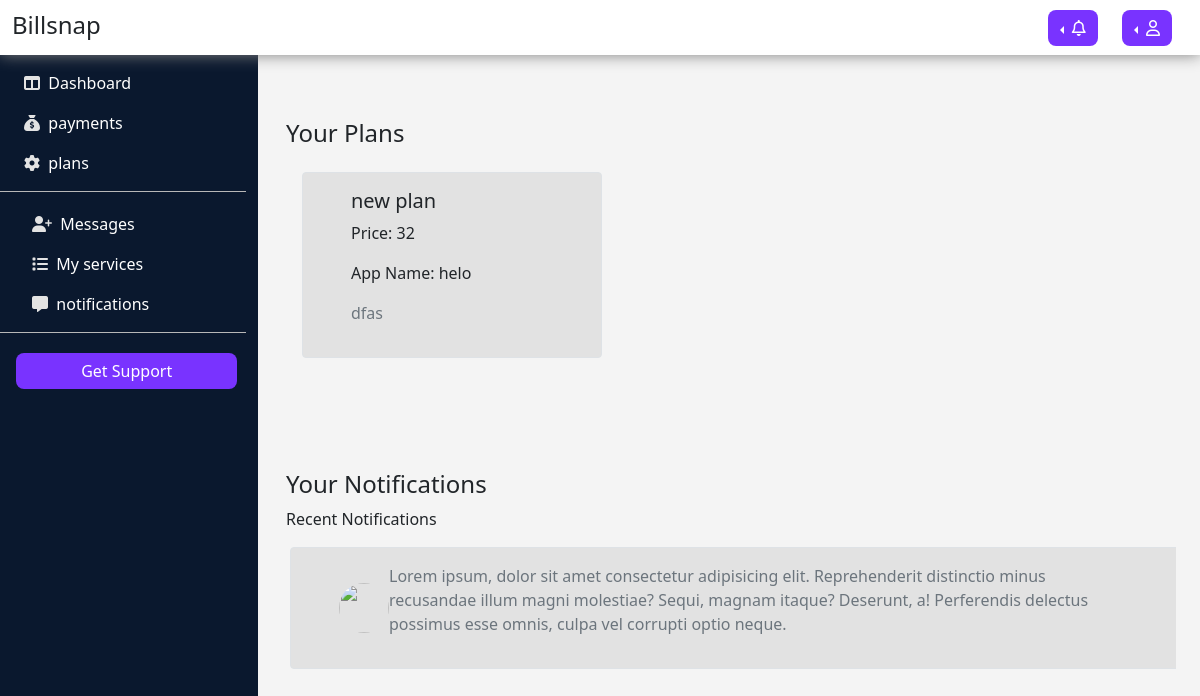
Page /customer-plans/ (signed in) on the committed database.
### plans/models.py (models this page shows, shortened)
class Plan(models.Model):
    slug = models.CharField(max_length=20, default=generate_code, editable=False)
    app = models.ForeignKey(applists, on_delete=models.CASCADE)
    title = models.CharField(max_length=200)
    price = models.IntegerField(default=0)
    description = models.TextField(max_length=800)
    duration = models.IntegerField(default=30, choices=[
            (30, '1 Month'),
            (180, '6 Months'),
            (364, '1 Year')
        ],
    )
    default_for_customer = models.BooleanField(default=False)

### apps/models.py (models this page shows, shortened)
class applists(models.Model):
    author= models.ForeignKey(User, on_delete=models.CASCADE)
    appname=models.CharField(verbose_name='App name',primary_key=True,max_length=50,unique=True,null=False)
    appimg=models.ImageField(upload_to = 'app_images',null=True,blank=True)
    date_published= models.DateTimeField(auto_now_add=True)
    date_modified = models.DateTimeField(auto_now=True)
    slug = models.SlugField(max_length=255, null=True, unique=True, editable=False)
    is_billing = models.BooleanField(default=True)
    def __str__(self):
        return str(self.slug)

### billapp/views.py (the view)
# urls.py: path('customer-plans/',views.customer_plans,name='customer-plans'),
def customer_plans(request):
    user_profile = Profile.objects.filter(user=request.user).first()
    plans = user_profile.plans.all()
    return render(request,'customerplans.html', {'plans':plans})

### templates/customerplans.html (shortened to what this page needs)
{% load static %}
<!DOCTYPE html>
<html lang="en" dir="ltr">
<head>
    <link href="https://cdn.jsdelivr.net/npm/bootstrap@5.1.3/dist/css/bootstrap.min.css" rel="stylesheet" />
    <link rel="stylesheet" href="https://cdnjs.cloudflare.com/ajax/libs/font-awesome/6.1.1/css/all.min.css" />
    <link rel="stylesheet" href="{% static 'dashboard/styles.css' %}" />
</head>
<body>
    <header>
        <nav class="navbar navbar-expand-lg fixed-top p-md-0">
            <div class="container-fluid">
                <a class="navbar-brand d-none d-md-block mt-1" href="#">
                    <h4 class="text-dark">Billsnap</h4>
                </a>
                <div class="d-flex ms-auto gap-4 pe-3">
                    <div class="btn-group dropstart">
                        <button type="button" class="btn btn-secondary dropdown-toggle" data-bs-toggle="dropdown"
                            aria-expanded="false">
                            <i class="fa-regular fa-bell"></i>
                        </button>
                    </div>
                    <div class="btn-group dropstart">
                        <button type="button" class="btn btn-secondary dropdown-toggle" data-bs-toggle="dropdown"
                            aria-expanded="false">
                            <i class="fa-regular fa-user"></i>
                        </button>
                    </div>
                </div>
            </div>
        </nav>
    </header>
    <div class="main mx-auto">
        <div class="row">
            {% include 'customerdashsidebar.html' %}
            <div class="col-md-7  flex-md-fill m-3">
                <div class="col right create-customer ps-0 pe-4 me-2" id="">
                    <div class="row mt-5">
                        <h4>Your Plans</h4>
                        <div class="d-flex align-items my-3">
                            {% for plan in plans %}
                            <div class="plan-card border rounded bgsecondary p-3 mb-5 px-5 mx-3">
                                <h5>{{ plan.title }}</h5>
                                <p>Price:  {{ plan.price }}</p>
                                <p>App Name: {{ plan.app }}</p>
                                <p class="text-secondary">{{ plan.description }}</p>
                            </div>
                            {% endfor %}
                        </div>
                    </div>
                <div class="row mt-5">
                    <h4>Your Notifications</h4>
                    <p>Recent Notifications</p>
                    <div class="border rounded bgsecondary p-3 mb-5 px-5 mx-3 d-flex align-items-center noti-card">
                        <img src="https://images.pexels.com/photos/674010/pexels-photo-674010.jpeg?auto=compress&cs=tinysrgb&dpr=1" alt="" >
                        <p class="text-secondary">
                            Lorem ipsum, dolor sit amet consectetur adipisicing elit. Reprehenderit distinctio minus recusandae illum magni molestiae? Sequi, magnam itaque? Deserunt, a! Perferendis delectus possimus esse omnis, culpa vel corrupti optio neque.
                        </p>
                    </div>
                </div>
                </div>
            </div>
        </div>
</body>
</html>

### static/dashboard/styles.css (style rules this page uses)
html, body { overflow: hidden; height: 100%; }
nav { background: white; box-shadow: 0px 0px 15px grey; height: 55px; width: 100%; }
body { background: #e5e5e566; }
.main { padding-top: 55px; width: 100%; height: 100%; justify-content: flex-start; max-height: 100vh; }
.right { padding-left: 1rem; padding-right: 1rem; max-height: calc(100vh - 60px); overflow: scroll; }
div > a { text-decoration: none; color: white; }
.btn { background: #7933ff; border: 0; outline: none; width: 90%; border-radius: 8px; margin: 20px auto; }
.create-customer { overflow-x: hidden; }
@media (min-width: 767px) { .main { top: 55px; } }
.plan-card { width: 300px; }
.noti-card img { border-radius:100%; width: 50px; height: 50px; }

### templates/customerplans.html (style rules this page uses)
.bgsecondary { background-color: rgba(157, 157, 157, 0.204); }

### rows in the picture
Plan: title "new plan", price "32", app "helo", description "dfas"
